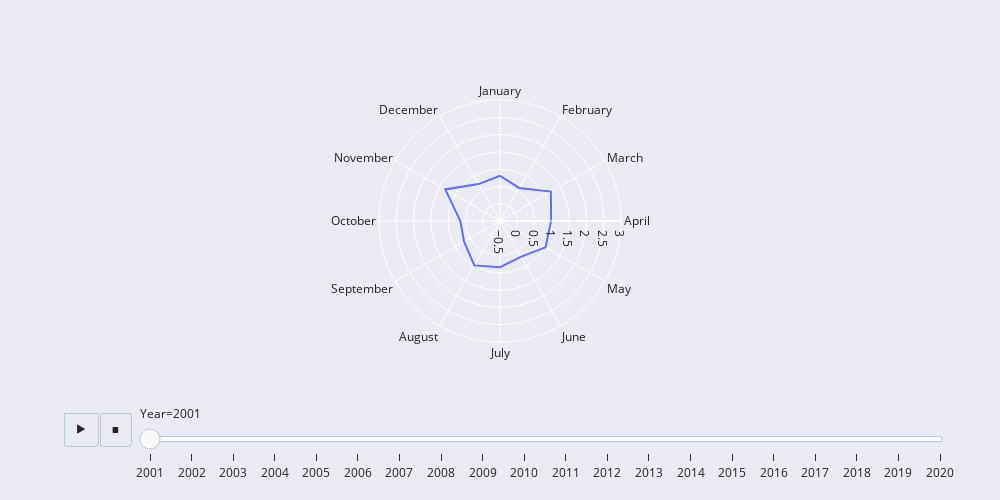

Here is the notebook cell this chart was saved with:
### Code cell
df_W = df[df['Country'] == 'World']
df_W.set_index("Months", inplace=True)
df_W= df_W.loc[['January', 'February', 'March', 'April', 'May', 'June', 'July','August', 'September', 'October', 'November', 'December' ]]
df_W.reset_index(inplace = True)


fig = px.line_polar(df_W, r=df_W.Temp_Change, theta=df_W.Months, animation_frame='Year', line_close=True)

fig.update_layout(
  polar=dict(
    radialaxis=dict(
      visible=True,
      range=[-0.5, 3]
    )),
    autosize=False,
    width=1000,
    height=500,
    margin=dict(
        l=50,
        r=50,
        b=100,
        t=100,
        pad=4
    ),
    template='seaborn',
    paper_bgcolor="rgb(234, 234, 242)",
    legend=dict(
        orientation="h",
        yanchor="bottom",
        y=1.02,
        xanchor="right",
        x=1
))


fig.show()

### Figure 1 — Plotly figure (JSON) as saved in the notebook; plotly's stock layout.template omitted (floating-point values rounded to 4 significant figures)
{"data": [{"hovertemplate": "Year=2001<br>Temp_Change=%{r}<br>theta=%{theta}<extra></extra>", "legendgroup": "", "line": {"color": "#636efa", "dash": "solid"}, "marker": {"symbol": "circle"}, "mode": "lines", "name": "", "r": [0.809, 0.604, 1.199, 0.979, 1.022, 0.698, 0.835, 0.983, 0.699, 0.647, 1.328, 0.733, 0.809], "showlegend": false, "subplot": "polar", "theta": ["January", "February", "March", "April", "May", "June", "July", "August", "September", "October", "November", "December", "January"], "type": "scatterpolar"}], "layout": {"autosize": false, "height": 500, "legend": {"orientation": "h", "tracegroupgap": 0, "x": 1, "xanchor": "right", "y": 1.02, "yanchor": "bottom"}, "margin": {"b": 100, "l": 50, "pad": 4, "r": 50, "t": 100}, "paper_bgcolor": "rgb(234, 234, 242)", "polar": {"angularaxis": {"direction": "clockwise", "rotation": 90}, "domain": {"x": [0, 1], "y": [0, 1]}, "radialaxis": {"range": [-0.5, 3], "visible": true}}, "sliders": [{"active": 0, "currentvalue": {"prefix": "Year="}, "len": 0.9, "pad": {"b": 10, "t": 60}, "steps": [{"args": [["2001"], {"frame": {"duration": 0, "redraw": true}, "fromcurrent": true, "mode": "immediate", "transition": {"duration": 0, "easing": "linear"}}], "label": "2001", "method": "animate"}, {"args": [["2002"], {"frame": {"duration": 0, "redraw": true}, "fromcurrent": true, "mode": "immediate", "transition": {"duration": 0, "easing": "linear"}}], "label": "2002", "method": "animate"}, {"args": [["2003"], {"frame": {"duration": 0, "redraw": true}, "fromcurrent": true, "mode": "immediate", "transition": {"duration": 0, "easing": "linear"}}], "label": "2003", "method": "animate"}, {"args": [["2004"], {"frame": {"duration": 0, "redraw": true}, "fromcurrent": true, "mode": "immediate", "transition": {"duration": 0, "easing": "linear"}}], "label": "2004", "method": "animate"}, {"args": [["2005"], {"frame": {"duration": 0, "redraw": true}, "fromcurrent": true, "mode": "immediate", "transition": {"duration": 0, "easing": "linear"}}], "label": "2005", "method": "animate"}, {"args": [["2006"], {"frame": {"duration": 0, "redraw": true}, "fromcurrent": true, "mode": "immediate", "transition": {"duration": 0, "easing": "linear"}}], "label": "2006", "method": "animate"}, {"args": [["2007"], {"frame": {"duration": 0, "redraw": true}, "fromcurrent": true, "mode": "immediate", "transition": {"duration": 0, "easing": "linear"}}], "label": "2007", "method": "animate"}, {"args": [["2008"], {"frame": {"duration": 0, "redraw": true}, "fromcurrent": true, "mode": "immediate", "transition": {"duration": 0, "easing": "linear"}}], "label": "2008", "method": "animate"}, {"args": [["2009"], {"frame": {"duration": 0, "redraw": true}, "fromcurrent": true, "mode": "immediate", "transition": {"duration": 0, "easing": "linear"}}], "label": "2009", "method": "animate"}, {"args": [["2010"], {"frame": {"duration": 0, "redraw": true}, "fromcurrent": true, "mode": "immediate", "transition": {"duration": 0, "easing": "linear"}}], "label": "2010", "method": "animate"}, {"args": [["2011"], {"frame": {"duration": 0, "redraw": true}, "fromcurrent": true, "mode": "immediate", "transition": {"duration": 0, "easing": "linear"}}], "label": "2011", "method": "animate"}, {"args": [["2012"], {"frame": {"duration": 0, "redraw": true}, "fromcurrent": true, "mode": "immediate", "transition": {"duration": 0, "easing": "linear"}}], "label": "2012", "method": "animate"}, {"args": [["2013"], {"frame": {"duration": 0, "redraw": true}, "fromcurrent": true, "mode": "immediate", "transition": {"duration": 0, "easing": "linear"}}], "label": "2013", "method": "animate"}, {"args": [["2014"], {"frame": {"duration": 0, "redraw": true}, "fromcurrent": true, "mode": "immediate", "transition": {"duration": 0, "easing": "linear"}}], "label": "2014", "method": "animate"}, {"args": [["2015"], {"frame": {"duration": 0, "redraw": true}, "fromcurrent": true, "mode": "immediate", "transition": {"duration": 0, "easing": "linear"}}], "label": "2015", "method": "animate"}, {"args": [["2016"], {"frame": {"duration": 0, "redraw": true}, "fromcurrent": true, "mode": "immediate", "transition": {"duration": 0, "easing": "linear"}}], "label": "2016", "method": "animate"}, {"args": [["2017"], {"frame": {"duration": 0, "redraw": true}, "fromcurrent": true, "mode": "immediate", "transition": {"duration": 0, "easing": "linear"}}], "label": "2017", "method": "animate"}, {"args": [["2018"], {"frame": {"duration": 0, "redraw": true}, "fromcurrent": true, "mode": "immediate", "transition": {"duration": 0, "easing": "linear"}}], "label": "2018", "method": "animate"}, {"args": [["2019"], {"frame": {"duration": 0, "redraw": true}, "fromcurrent": true, "mode": "immediate", "transition": {"duration": 0, "easing": "linear"}}], "label": "2019", "method": "animate"}, {"args": [["2020"], {"frame": {"duration": 0, "redraw": true}, "fromcurrent": true, "mode": "immediate", "transition": {"duration": 0, "easing": "linear"}}], "label": "2020", "method": "animate"}], "x": 0.1, "xanchor": "left", "y": 0, "yanchor": "top"}], "updatemenus": [{"buttons": [{"args": [null, {"frame": {"duration": 500, "redraw": true}, "fromcurrent": true, "mode": "immediate", "transition": {"duration": 500, "easing": "linear"}}], "label": "&#9654;", "method": "animate"}, {"args": [[null], {"frame": {"duration": 0, "redraw": true}, "fromcurrent": true, "mode": "immediate", "transition": {"duration": 0, "easing": "linear"}}], "label": "&#9724;", "method": "animate"}], "direction": "left", "pad": {"r": 10, "t": 70}, "showactive": false, "type": "buttons", "x": 0.1, "xanchor": "right", "y": 0, "yanchor": "top"}], "width": 1000}}
